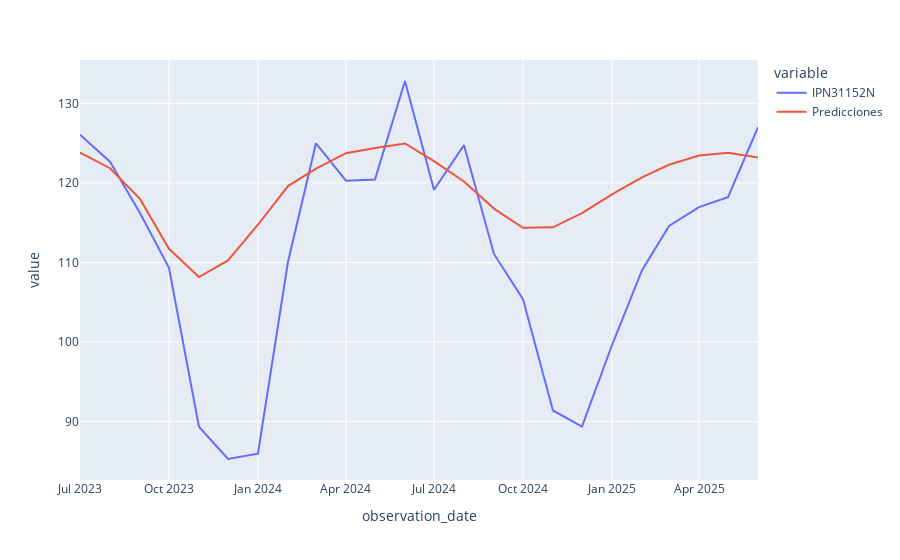

Notebook source saved alongside this figure:
### Code cell
fig = px.line(prueba)
fig.show()
